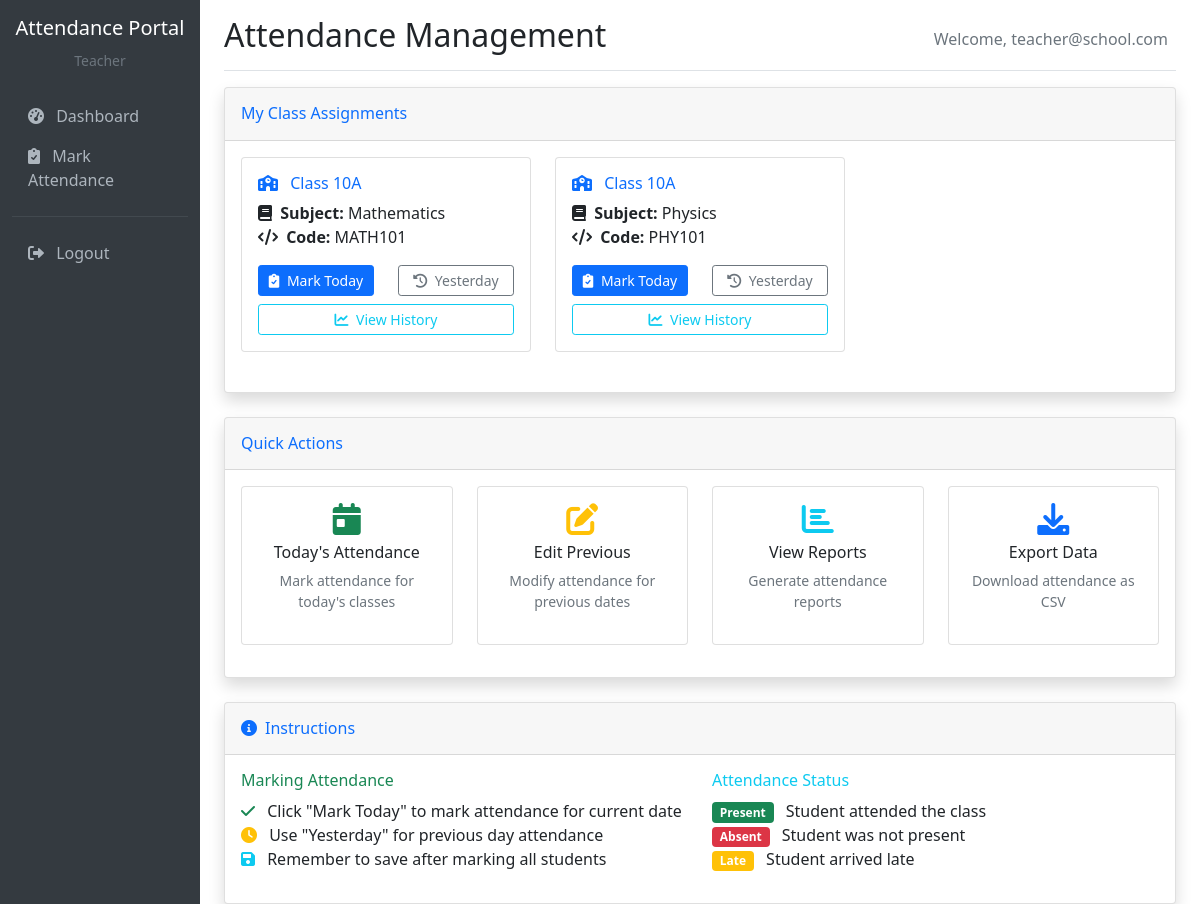
The app's page /teacher/attendance (signed in) with its own data.
### tables this page shows
CREATE TABLE teacher_assignments (
    id INT PRIMARY KEY AUTO_INCREMENT,
    teacher_id INT NOT NULL,
    class_id INT NOT NULL,
    subject_id INT NOT NULL,
    created_at TIMESTAMP DEFAULT CURRENT_TIMESTAMP,
    FOREIGN KEY (teacher_id) REFERENCES teachers(id) ON DELETE CASCADE,
    FOREIGN KEY (class_id) REFERENCES classes(id) ON DELETE CASCADE,
    FOREIGN KEY (subject_id) REFERENCES subjects(id) ON DELETE CASCADE,
    UNIQUE KEY unique_assignment (teacher_id, class_id, subject_id)
);

CREATE TABLE classes (
    id INT PRIMARY KEY AUTO_INCREMENT,
    name VARCHAR(100) NOT NULL,
    description TEXT,
    created_at TIMESTAMP DEFAULT CURRENT_TIMESTAMP
);

CREATE TABLE subjects (
    id INT PRIMARY KEY AUTO_INCREMENT,
    name VARCHAR(100) NOT NULL,
    code VARCHAR(20) UNIQUE NOT NULL,
    created_at TIMESTAMP DEFAULT CURRENT_TIMESTAMP
);

### app/controllers/TeacherController.php (called while the page is built, shortened)
<?php
class TeacherController extends Controller {
    private $teacherModel;
    public function __construct() {
        $this->teacherModel = new Teacher();
    }
    public function attendance() {
        $teacher = $this->teacherModel->findByUserId($_SESSION['user_id']);
        $assignments = $this->teacherModel->getAssignments($teacher['id']);
        $this->view('teacher/attendance', [
            'teacher' => $teacher,
            'assignments' => $assignments
        ]);
    }
}

### index.php (called while the page is built, shortened)
<?php
spl_autoload_register(function ($class) {
    $paths = [
        APP_PATH . '/controllers/',
        APP_PATH . '/models/',
        APP_PATH . '/core/',
        CONFIG_PATH . '/'
    ];
    foreach ($paths as $path) {
        $file = $path . $class . '.php';
        if (file_exists($file)) {
            return;
        }
    }
});
require_once CONFIG_PATH . '/database.php';
$router = new Router();
$router->add('', 'AuthController@login');
$router->add('login', 'AuthController@login');
$router->add('signup', 'AuthController@signup');
$router->add('logout', 'AuthController@logout');
$router->add('dashboard', 'DashboardController@index');
$router->add('admin/users', 'AdminController@users');
$router->add('admin/classes', 'AdminController@classes');
$router->add('admin/subjects', 'AdminController@subjects');
$router->add('admin/reports', 'AdminController@reports');
$router->add('teacher/attendance', 'TeacherController@attendance');
$router->add('teacher/mark-attendance', 'TeacherController@markAttendance');
$router->add('student/attendance', 'StudentController@attendance');
$router->add('api/save-attendance', 'ApiController@saveAttendance');
$router->add('api/export-csv', 'ApiController@exportCsv');
$router->dispatch();

### config/database.php (called while the page is built, shortened)
<?php
class Database {
    private static $instance = null;
    private $connection;
    private $host = 'localhost';
    private $database = 'attendance_portal';
    private $username = 'root';
    private $password = '';
    private function __construct() {
        try {
            $this->connection = new PDO(
                "mysql:host={$this->host};dbname={$this->database};charset=utf8mb4",
                $this->username,
                $this->password,
                [
                    PDO::ATTR_ERRMODE => PDO::ERRMODE_EXCEPTION,
                    PDO::ATTR_DEFAULT_FETCH_MODE => PDO::FETCH_ASSOC,
                    PDO::ATTR_EMULATE_PREPARES => false
                ]
            );
        } catch (PDOException $e) {
            die("Database connection failed: " . $e->getMessage());
        }
    }
    public static function getInstance() {
        if (self::$instance === null) {
            self::$instance = new self();
        }
        return self::$instance;
    }
    public function query($sql, $params = []) {
        try {
            $stmt = $this->connection->prepare($sql);
            $stmt->execute($params);
            return $stmt;
        } catch (PDOException $e) {
            error_log("Database query error: " . $e->getMessage());
            throw $e;
        }
    }
    public function fetch($sql, $params = []) {
        return $this->query($sql, $params)->fetch();
    }
    public function fetchAll($sql, $params = []) {
        return $this->query($sql, $params)->fetchAll();
    }
}

### app/models/Teacher.php (called while the page is built, shortened)
<?php
class Teacher {
    private $db;
    public function __construct() {
        $this->db = Database::getInstance();
    }
    public function findByUserId($userId) {
        return $this->db->fetch(
            "SELECT * FROM teachers WHERE user_id = ?",
            [$userId]
        );
    }
    public function getAssignments($teacherId) {
        return $this->db->fetchAll(
            "SELECT ta.*, c.name as class_name, s.name as subject_name, s.code as subject_code
             FROM teacher_assignments ta
             JOIN classes c ON ta.class_id = c.id
             JOIN subjects s ON ta.subject_id = s.id
             WHERE ta.teacher_id = ?
             ORDER BY c.name, s.name",
            [$teacherId]
        );
    }
}

### app/views/teacher/attendance.php (the view, shortened to what this page needs)
<?php
include APP_PATH . '/views/layout/header.php';
?>
<div class="row">
    <div class="col-lg-12">
        <div class="card shadow">
            <div class="card-header py-3">
                <h6 class="m-0 font-weight-bold text-primary">My Class Assignments</h6>
            </div>
            <div class="card-body">
                <?php if (empty($assignments)): ?>
                    <div class="alert alert-info">
                        <i class="fas fa-info-circle"></i>
                        No class assignments found. Please contact the administrator to assign classes and subjects to your account.
                    </div>
                <?php else: ?>
                    <div class="row">
                        <?php foreach ($assignments as $assignment): ?>
                        <div class="col-md-6 col-lg-4 mb-4">
                            <div class="card attendance-card border-left-primary h-100">
                                <div class="card-body">
                                    <h6 class="card-title text-primary">
                                        <i class="fas fa-school me-2"></i>
                                        <?= htmlspecialchars($assignment['class_name']) ?>
                                    </h6>
                                    <p class="card-text">
                                        <strong><i class="fas fa-book me-1"></i> Subject:</strong>
                                        <?= htmlspecialchars($assignment['subject_name']) ?><br>
                                        <strong><i class="fas fa-code me-1"></i> Code:</strong>
                                        <?= htmlspecialchars($assignment['subject_code']) ?>
                                    </p>
                                    <div class="mt-3">
                                        <div class="row">
                                            <div class="col-6">
                                                <a href="<?= $url('teacher/mark-attendance?class=' . $assignment['class_id'] . '&subject=' . $assignment['subject_id']) ?>"
                                                   class="btn btn-primary btn-sm w-100">
                                                    <i class="fas fa-clipboard-check me-1"></i>
                                                    Mark Today
                                                </a>
                                            </div>
                                            <div class="col-6">
                                                <a href="<?= $url('teacher/mark-attendance?class=' . $assignment['class_id'] . '&subject=' . $assignment['subject_id'] . '&date=' . date('Y-m-d', strtotime('-1 day'))) ?>"
                                                   class="btn btn-outline-secondary btn-sm w-100">
                                                    <i class="fas fa-history me-1"></i>
                                                    Yesterday
                                                </a>
                                            </div>
                                        </div>
                                    </div>
                                    <div class="mt-2">
                                        <a href="<?= $url('teacher/mark-attendance?class=' . $assignment['class_id'] . '&subject=' . $assignment['subject_id'] . '&view=history') ?>"
                                           class="btn btn-outline-info btn-sm w-100">
                                            <i class="fas fa-chart-line me-1"></i>
                                            View History
                                        </a>
                                    </div>
                                </div>
                            </div>
                        </div>
                        <?php endforeach; ?>
                    </div>
                <?php endif; ?>
            </div>
        </div>
    </div>
</div>
<div class="row mt-4">
    <div class="col-lg-12">
        <div class="card shadow">
            <div class="card-header py-3">
                <h6 class="m-0 font-weight-bold text-primary">Quick Actions</h6>
            </div>
            <div class="card-body">
                <div class="row">
                    <div class="col-md-3 mb-3">
                        <div class="card text-center border-left-success">
                            <div class="card-body">
                                <i class="fas fa-calendar-day fa-2x text-success mb-2"></i>
                                <h6>Today's Attendance</h6>
                                <p class="text-muted small">Mark attendance for today's classes</p>
                            </div>
                        </div>
                    </div>
                    <div class="col-md-3 mb-3">
                        <div class="card text-center border-left-warning">
                            <div class="card-body">
                                <i class="fas fa-edit fa-2x text-warning mb-2"></i>
                                <h6>Edit Previous</h6>
                                <p class="text-muted small">Modify attendance for previous dates</p>
                            </div>
                        </div>
                    </div>
                    <div class="col-md-3 mb-3">
                        <div class="card text-center border-left-info">
                            <div class="card-body">
                                <i class="fas fa-chart-bar fa-2x text-info mb-2"></i>
                                <h6>View Reports</h6>
                                <p class="text-muted small">Generate attendance reports</p>
                            </div>
                        </div>
                    </div>
                    <div class="col-md-3 mb-3">
                        <div class="card text-center border-left-primary">
                            <div class="card-body">
                                <i class="fas fa-download fa-2x text-primary mb-2"></i>
                                <h6>Export Data</h6>
                                <p class="text-muted small">Download attendance as CSV</p>
                            </div>
                        </div>
                    </div>
                </div>
            </div>
        </div>
    </div>
</div>
<div class="row mt-4">
    <div class="col-lg-12">
        <div class="card shadow">
            <div class="card-header py-3">
                <h6 class="m-0 font-weight-bold text-primary">
                    <i class="fas fa-info-circle me-2"></i>Instructions
                </h6>
            </div>
            <div class="card-body">
                <div class="row">
                    <div class="col-md-6">
                        <h6 class="text-success">Marking Attendance</h6>
                        <ul class="list-unstyled">
                            <li><i class="fas fa-check text-success me-2"></i> Click "Mark Today" to mark attendance for current date</li>
                            <li><i class="fas fa-clock text-warning me-2"></i> Use "Yesterday" for previous day attendance</li>
                            <li><i class="fas fa-save text-info me-2"></i> Remember to save after marking all students</li>
                        </ul>
                    </div>
                    <div class="col-md-6">
                        <h6 class="text-info">Attendance Status</h6>
                        <ul class="list-unstyled">
                            <li><span class="badge bg-success me-2">Present</span> Student attended the class</li>
                            <li><span class="badge bg-danger me-2">Absent</span> Student was not present</li>
                            <li><span class="badge bg-warning me-2">Late</span> Student arrived late</li>
                        </ul>
                    </div>
                </div>
            </div>
        </div>
    </div>
</div>
<?php include APP_PATH . '/views/layout/footer.php'; ?>

### app/views/layout/header.php (style rules this page uses)
.attendance-card { transition: transform 0.2s; }

### records on screen
teacher_assignments: class.name "Class 10A", subject.name "Mathematics", subject.code "MATH101"
teacher_assignments: class.name "Class 10A", subject.name "Physics", subject.code "PHY101"

### other values on screen
$_SESSION['user_role'] "Teacher"
$pageTitle "Attendance Management"
$_SESSION['user_email'] "teacher@school.com"
